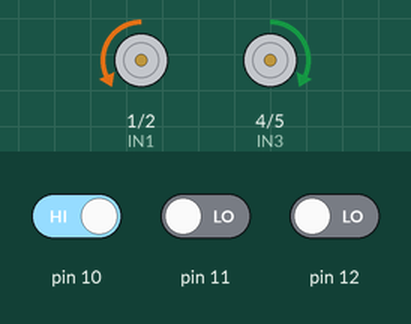
Simulated run of this sketch. Board: Arduino Uno, built with avr-gcc and run on an emulated ATmega328P. Shown: motor-driver pin pairs drawn as motors (green arrow = first pin HIGH = forward, orange = second pin HIGH = backward, longer = more drive, scaled by the enable pin). The test bench sets the inputs (shaded band); at power-on: pin 10 HIGH, pin 11 LOW, pin 12 LOW.

Above: at 1.2 s.
1.3 s: pin 10 driven LOW
At 2.4 s:
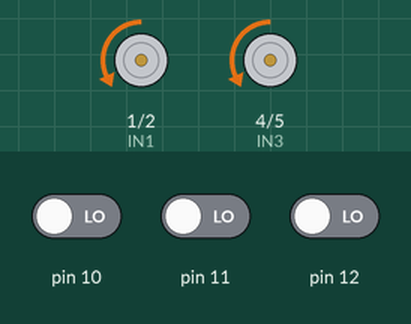
2.8 s: pin 11 driven HIGH
At 3.6 s:
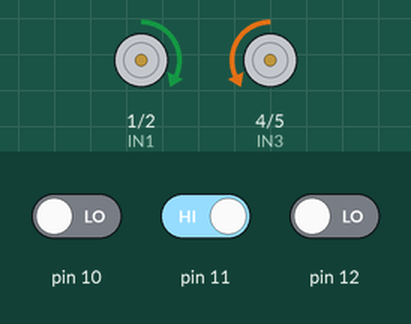
4.3 s: pin 11 driven LOW
At 4.7 s:
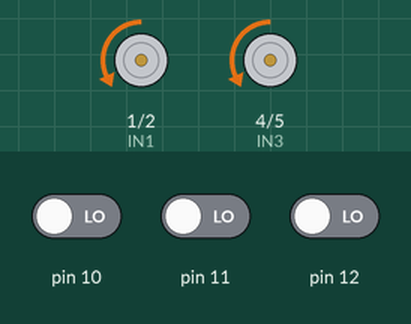
5.8 s: pin 10 driven HIGH
At 7.0 s:
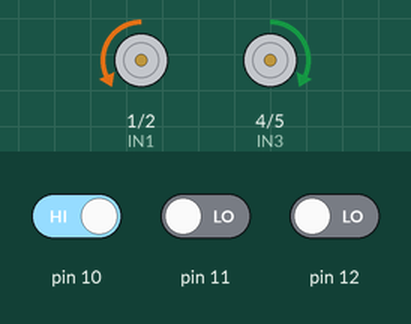
Timing chart, 0 to 8.3 s (numbered marks = the images above; inputs shaded):
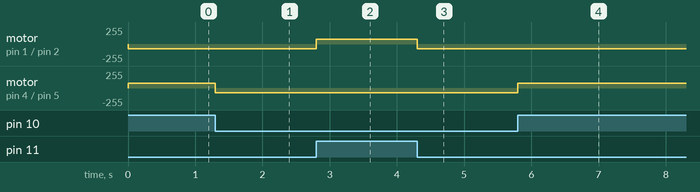

Measured:
- after the input at 1.3 s, motor on pin 4 (IN3) / pin 5 (IN4): forward 70/255 → backward 70/255 at once
- after the input at 2.8 s, motor on pin 1 (IN1) / pin 2 (IN2): backward 70/255 → forward 70/255 at once
- after the input at 4.3 s, motor on pin 1 (IN1) / pin 2 (IN2): forward 70/255 → backward 70/255 at once
- after the input at 5.8 s, motor on pin 4 (IN3) / pin 5 (IN4): backward 70/255 → forward 70/255 at once

The sketch:

Cizgi_izleyen.ino
```cpp
/*Mert Arduino and Raspberry Pi - Line Following Robot*/

//Define Pins

int ENA = 3; //Enable Pin of the Right Motor (must be PWM)
int IN1 = 1; //Control Pin
int IN2 = 2;

int ENB = 6; //Enable Pin of the Left Motor (must be PWM)
int IN3 = 4;
int IN4 = 5;

//Speed of the Motors
#define ENASpeed 70
#define ENBSpeed 70

int sag = 0;
int sol = 0;
int orta = 0;


void setup() {

  pinMode(ENA, OUTPUT);
  pinMode(IN1, OUTPUT);
  pinMode(IN2, OUTPUT);

  pinMode(ENB, OUTPUT);
  pinMode(IN3, OUTPUT);
  pinMode(IN4, OUTPUT);

  pinMode(sag, INPUT);
  pinMode(sol, INPUT);
  pinMode(orta, INPUT);

}

void loop(){

  //Use analogWrite to run motor at adjusted speed
  analogWrite(ENA, ENASpeed);
  analogWrite(ENB, ENBSpeed);

  //Read the Sensor if HIGH (BLACK Line) or LOW (WHITE Line)
  sag = digitalRead(10);
  sol = digitalRead(11);
  orta = digitalRead(12);
  //Set conditions for FORWARD, LEFT and RIGHT

  if(sol == HIGH && sag == LOW){

    //Turn LEFT
    //motor A Backward
    digitalWrite(IN1, HIGH);
    digitalWrite(IN2, LOW);

    //motor B Forward
    digitalWrite(IN3, LOW);
    digitalWrite(IN4, HIGH);
  }

  else if (sol == LOW && sag == HIGH){

    //Turn RIGHT
    //motor A Forward
    digitalWrite(IN1, LOW);
    digitalWrite(IN2, HIGH);

    //motor B Backward
    digitalWrite(IN3, HIGH);
    digitalWrite(IN4, LOW);
  }

  else{

    //if(Sensor4 == LOW && Sensor3 == HIGH && Sensor2 == HIGH && Sensor1 == LOW

    //FORWARD
    digitalWrite(IN1, LOW);
    digitalWrite(IN2, HIGH);
    digitalWrite(IN3, LOW);
    digitalWrite(IN4, HIGH);
  }
}
```
